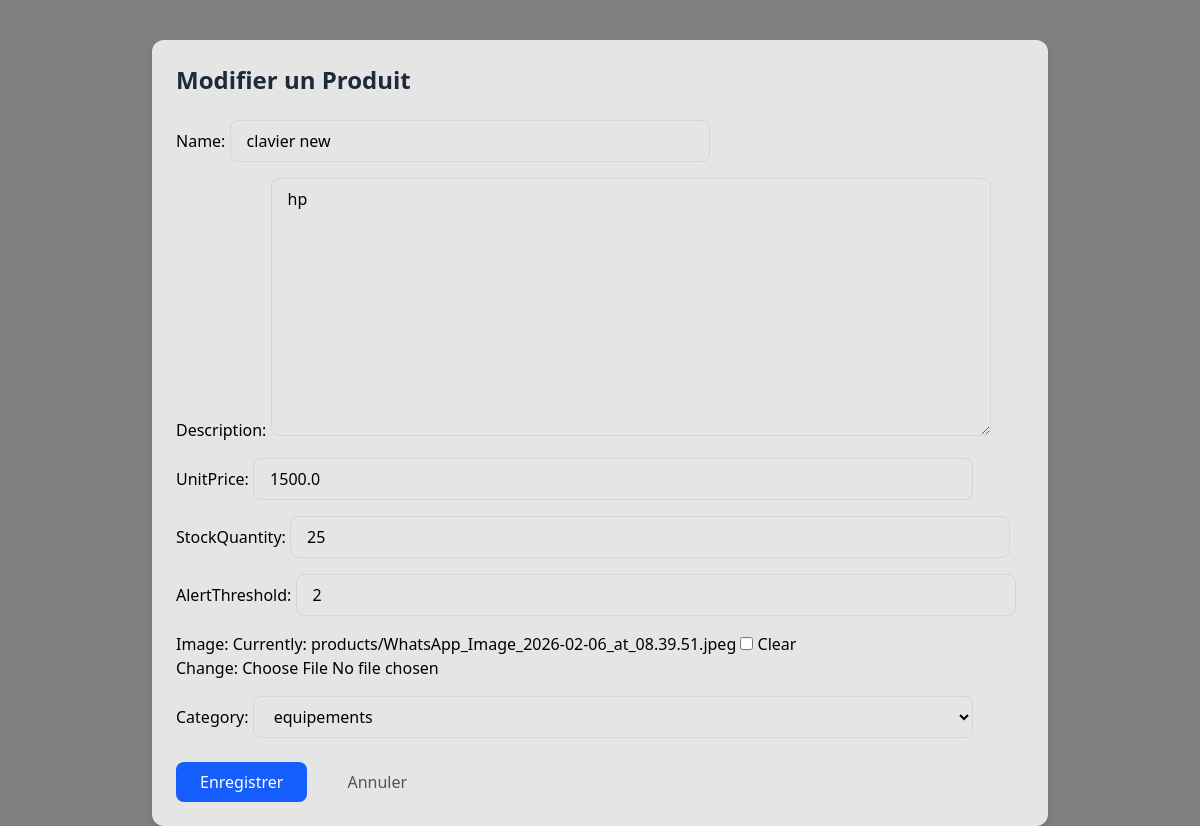
Before: /gestions/5/product_update/ (signed in) with the older database file.
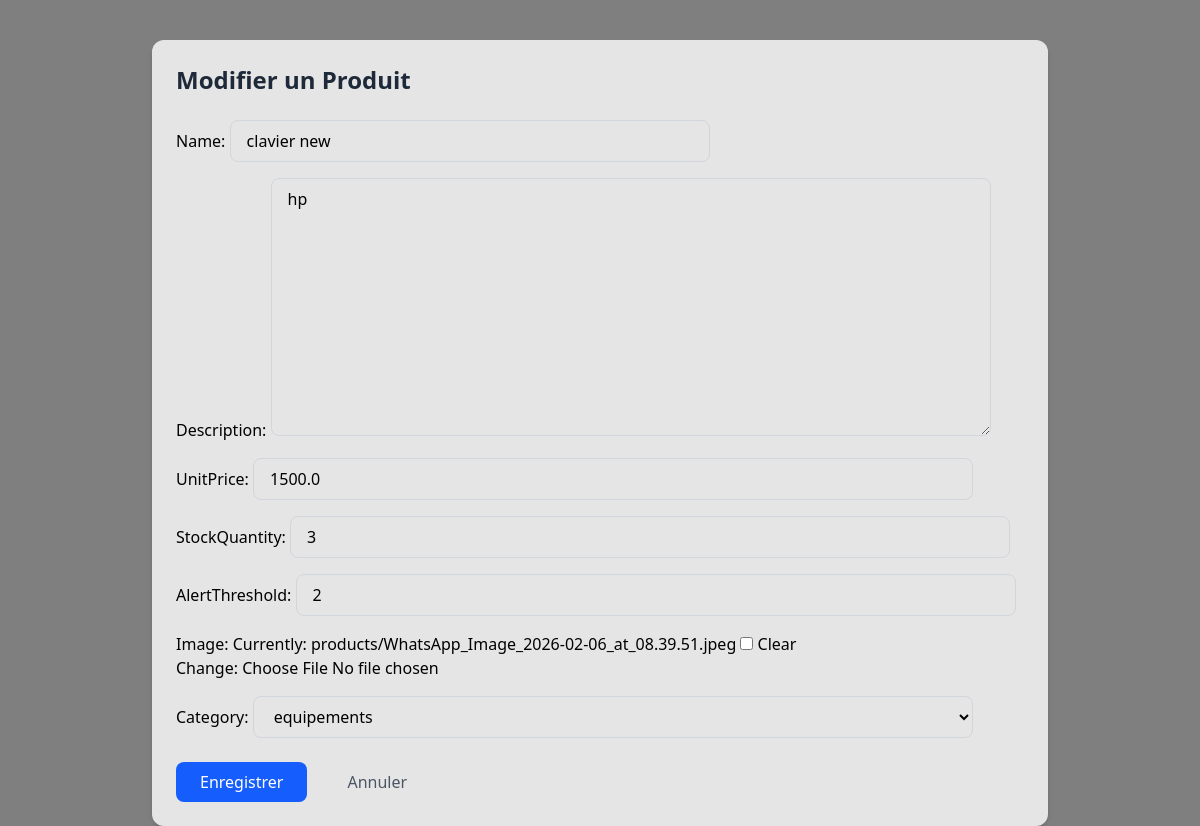
After: the same page with the newer database file.
### gestions/models.py (models this page shows)
class Product(models.Model):
    name = models.CharField(max_length=20, blank=True)
    description = models.CharField(max_length=200, blank=True)
    unitPrice = models.FloatField(null=True, blank=True )
    stockQuantity = models.IntegerField()
    alertThreshold = models.IntegerField()
    image = models.ImageField(upload_to="products/", null=True, blank=True)
    category = models.ForeignKey(Category, on_delete=models.CASCADE, related_name="gestions", null=True, blank=True)
    created_at = models.DateTimeField(auto_now_add=True)
    def __str__(self):
        return self.name

### gestions/views.py (the view)
# urls.py: path('<int:id>/product_update/', views.product_update, name='product_update'),
@login_required
def product_update(request, id):
    product = get_object_or_404(Product, pk=id)
    print(product)
    form = ProductForm(request.POST or None, request.FILES or None, instance=product)
    print(form.is_valid())
    if form.is_valid():
        form.save()
        return redirect('produit')
    print(form.is_valid())
    return render(request, "gestions/product_update.html", {"form": form, "title": "Modifier un Produit"})

### gestions/forms.py
class ProductForm(forms.ModelForm):
    class Meta:
        model = Product
        fields = ['name', 'description','unitPrice', 'stockQuantity', 'alertThreshold','image', 'category']
        widgets = {
            'name': forms.TextInput(attrs={ 'class':'lg: w-[40vw] px-4 py-2 border border-gray-300 rounded-lg focus:outline-none focus:ring-2 focus:ring-blue-400'}),
            'description': forms.Textarea(attrs={ 'class': TAILWIND_INPUT_CLASS}),
            'unitPrice' : forms.TextInput(attrs={'class': TAILWIND_INPUT_CLASS}),
            'stockQuantity': forms.NumberInput(attrs ={'class': TAILWIND_INPUT_CLASS}),
            'alertThreshold': forms.NumberInput(attrs ={'class': TAILWIND_INPUT_CLASS}),
            'category': forms.Select(attrs={'class':TAILWIND_INPUT_CLASS}),
        }

### gestions/models.py (called while the page is built)
    def __str__(self):
        return self.nameCategory

### gestions/templates/gestions/product_update.html (shortened to what this page needs)
<!DOCTYPE html>
<html lang="en">
<head>
    <script src="https://cdn.jsdelivr.net/npm/@tailwindcss/browser@4"></script>
</head>
<body class="bg-black/50">
<div class="max-w-4xl mx-auto mt-10 p-6 bg-white/80 rounded-xl shadow-md"
    >
<h1 class="text-2xl font-bold text-gray-800 mb-6">{{title}}</h1>
<form method="post" enctype="multipart/form-data" class="space-y-4">
  {% csrf_token %} {{ form.as_p }}
  <div class="flex space-x-4 mt-6">
    <button
      type="submit"
      class="bg-blue-600 text-white px-6 py-2 rounded-lg hover:bg-blue-700 transition"
    >
      Enregistrer
    </button>
    <a
      href="{% url 'produit' %}"
      class="text-gray-600 hover:underline px-6 py-2"
      >Annuler</a
    >
  </div>
</form>
</div>
</body>
</html>

Changed rows visible on the page:
changed Product "clavier new": stockQuantity "25" → "3"
